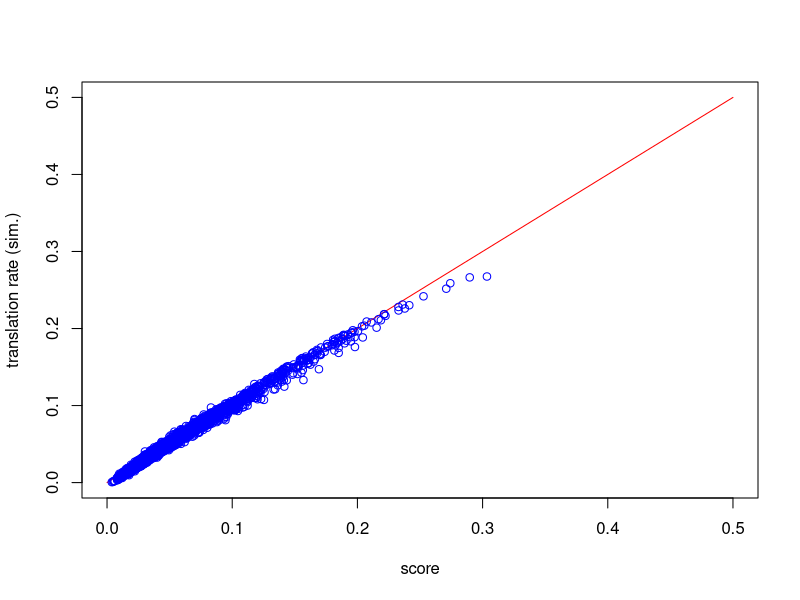
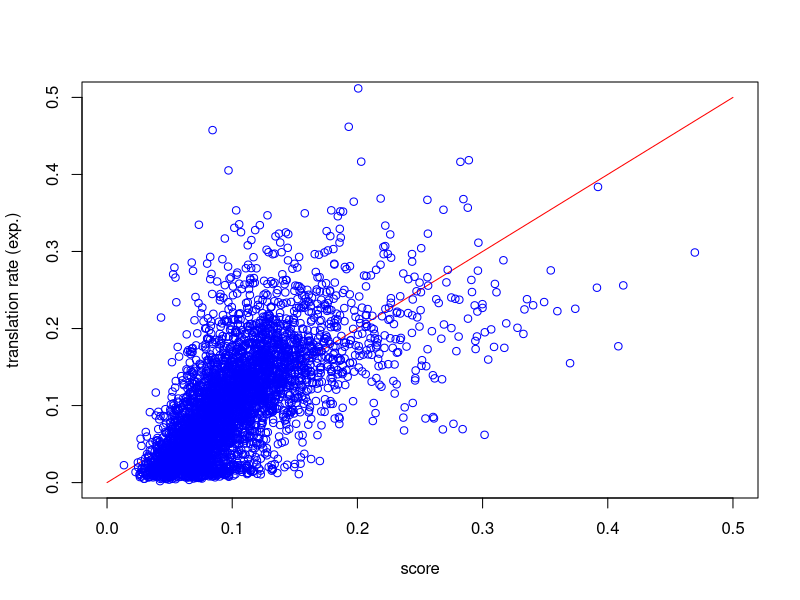

Reproduce these figures in R, in order.
## ---- chunk 1
# prepare data frame
setwd("~/git/TRSL/parameters")
# load data from csv
data = read.csv("regression_data.csv", sep=",")
# rename columns
colnames(data) = c("X", "gene", "translation.rate.exp", "translation.rate.sim", "transcript.abundance", "initiation.rate", "ORF.length", "CAI")
## ---- chunk 2
model.unnorm.sim = lm(data$translation.rate.sim ~ data$initiation.rate + data$CAI)
summary(model.unnorm.sim)
## ---- chunk 3
model.unnorm.exp = lm(data$translation.rate.exp ~ data$initiation.rate + data$CAI)
summary(model.unnorm.exp)
## ---- chunk 4
IR_norm = scale(data$initiation.rate)
CAI_norm = scale(data$CAI)
## ---- chunk 5
model.sim = lm(data$translation.rate.sim ~ IR_norm + CAI_norm)
summary(model.sim)
## ---- chunk 6
model.exp = lm(data$translation.rate.exp ~ IR_norm)
summary(model.exp)
## ---- chunk 7
model.exp = lm(data$translation.rate.exp ~ IR_norm + CAI_norm)
summary(model.exp)
## ---- chunk 8
factors_norm = cbind(IR_norm, CAI_norm, data$translation.rate.sim, data$translation.rate.exp)[complete.cases(cbind(IR_norm, CAI_norm)),]
# add vector of ones for score calculation
factors_norm = cbind(rep(1, nrow(factors_norm)), factors_norm)
colnames(factors_norm) = c('const', 'IR_norm', 'CAI_norm', 'translation.rate.sim', 'translation.rate.exp')
## ---- chunk 9
scores.sim = factors_norm[, c('const', 'IR_norm', 'CAI_norm')] %*% model.sim$coefficients
plot.new()
curve(x^1, from=0, to=0.5, col="red", xlab="score", ylab="translation rate (sim.)")
points(scores.sim, factors_norm[, "translation.rate.sim"], ylim=c(0,50), main="", pch=1, col='blue')
## ---- chunk 10
scores.exp = factors_norm[, c('const', 'IR_norm', 'CAI_norm')] %*% model.exp$coefficients
plot.new()
curve(x^1, from=0, to=0.5, col="red", xlab="score", ylab="translation rate (exp.)")
points(scores.exp, factors_norm[, "translation.rate.exp"], ylim=c(0,50), main="", pch=1, col='blue')
